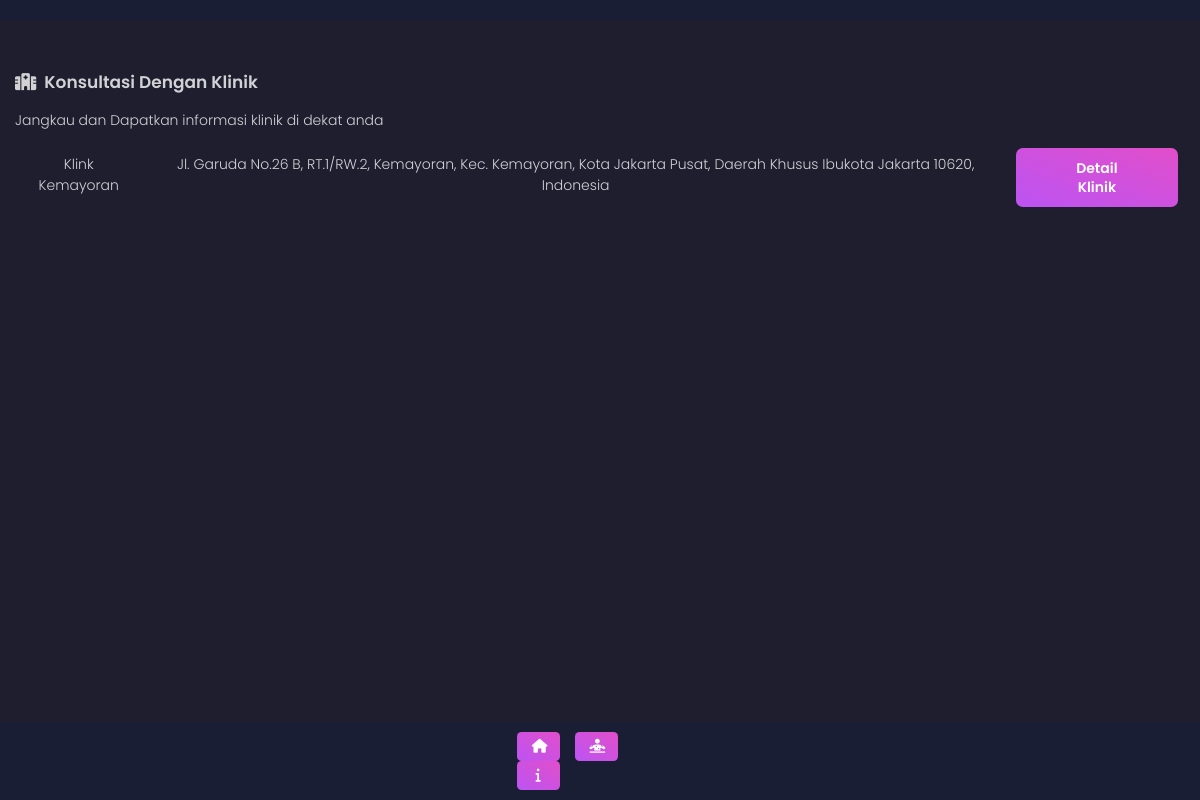
The app's page /index.php/c_index/konsultasi_klinik with its own data.
### tables this page shows
CREATE TABLE `t_klinik` (
  `id_klinik` int(11) NOT NULL,
  `nama_klinik` varchar(500) NOT NULL,
  `alamat_klinik` varchar(2000) NOT NULL,
  `telp_klinik` varchar(2000) NOT NULL,
  `keterangan` varchar(2000) NOT NULL,
  `tentang` varchar(5000) NOT NULL,
  `status` int(11) NOT NULL DEFAULT 0
);

### application/libraries/Template.php (called while the page is built)
<?php if ( ! defined('BASEPATH')) exit('No direct script access allowed');
class Template {
	var $template_data = array();
	function set($name, $value)
	{
		$this->template_data[$name] = $value;
	}
	function load($template = '', $view = '', $view_data = array(), $return = FALSE)
	{
		$this->CI =& get_instance();
		$this->set('contents', $this->CI->load->view($view, $view_data, TRUE));
		return $this->CI->load->view($template, $this->template_data, $return);
	}
}

### application/controllers/C_index.php (called while the page is built, shortened)
<?php
class C_index extends CI_Controller {
    public function konsultasi_klinik()
	{
        $data['rs_klinik'] = $this->M_klinik->getAllKlinik();
		$this->template->load('static','list_klinik',$data);
	}
}

### index.php (called while the page is built, shortened)
<?php
require_once BASEPATH.'core/CodeIgniter.php';

### application/models/M_klinik.php (called while the page is built, shortened)
<?php
class M_klinik extends CI_Model {
	public function getAllKlinik()
	{
		return $this->db->get('t_klinik')->result();
	}
}

### application/views/list_klinik.php (the view, shortened to what this page needs)
<div class="container-fluid">
    <h4 class="title"><i class="fas fa-hospital-alt"></i>&nbsp Konsultasi Dengan Klinik</h4>
    <p>Jangkau dan Dapatkan informasi klinik di dekat anda</p>
    <div class="table-responsive">
        <table class="table table-shopping">
            <tbody>
                <?php
                foreach($rs_klinik as $klinik){
                ?>
                <tr>
                    <td>
                        <p class="text-center text-capitalize"><?=$klinik->nama_klinik?></p>
                    </td>
                    <td>
                        <p class="text-center text-capitalize"><?=$klinik->alamat_klinik?></p>
                    </td>
                    <td>
                        <a href="<?=base_url("C_index/detail_klinik/").$klinik->id_klinik?>"><button class="btn btn-primary">Detail Klinik</button></a>
                    </td>
                </tr>
                <?php } ?>
            </tbody>
        </table>
    </div>
</div>

### records on screen
t_klinik: nama_klinik "Klink Kemayoran", alamat_klinik "Jl. Garuda No.26 B, RT.1/RW.2, Kemayoran, Kec. Kemayoran, Kota Jakarta Pusat, Daerah Khusus Ibukota Jakarta 10620, Indonesia"
